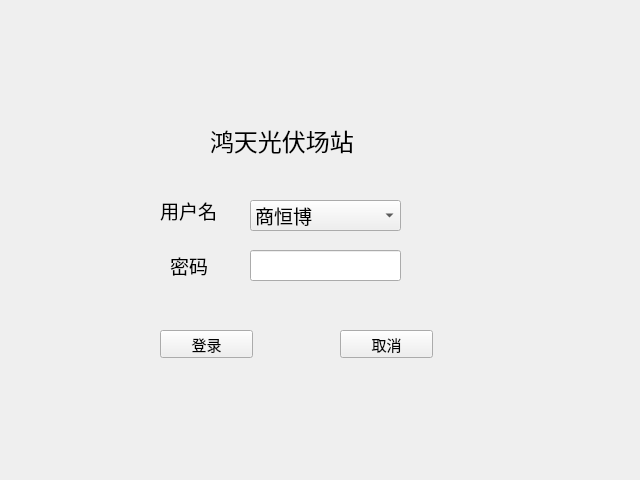
<?xml version="1.0" encoding="UTF-8"?>
<ui version="4.0">
 <class>Form</class>
 <widget class="QWidget" name="Form">
  <property name="geometry">
   <rect>
    <x>0</x>
    <y>0</y>
    <width>640</width>
    <height>480</height>
   </rect>
  </property>
  <property name="windowTitle">
   <string>Form</string>
  </property>
  <widget class="QLabel" name="label">
   <property name="geometry">
    <rect>
     <x>210</x>
     <y>90</y>
     <width>251</width>
     <height>101</height>
    </rect>
   </property>
   <property name="font">
    <font>
     <family>Agency FB</family>
     <pointsize>18</pointsize>
    </font>
   </property>
   <property name="midLineWidth">
    <number>0</number>
   </property>
   <property name="text">
    <string>鸿天光伏场站</string>
   </property>
  </widget>
  <widget class="QLabel" name="label_2">
   <property name="geometry">
    <rect>
     <x>160</x>
     <y>200</y>
     <width>111</width>
     <height>21</height>
    </rect>
   </property>
   <property name="font">
    <font>
     <family>Agency FB</family>
     <pointsize>14</pointsize>
    </font>
   </property>
   <property name="text">
    <string>用户名</string>
   </property>
  </widget>
  <widget class="QComboBox" name="comboBox">
   <property name="geometry">
    <rect>
     <x>250</x>
     <y>200</y>
     <width>151</width>
     <height>31</height>
    </rect>
   </property>
   <property name="font">
    <font>
     <family>Agency FB</family>
     <pointsize>14</pointsize>
    </font>
   </property>
   <item>
    <property name="text">
     <string>商恒博</string>
    </property>
   </item>
  </widget>
  <widget class="QLabel" name="label_3">
   <property name="geometry">
    <rect>
     <x>170</x>
     <y>250</y>
     <width>81</width>
     <height>31</height>
    </rect>
   </property>
   <property name="font">
    <font>
     <family>Agency FB</family>
     <pointsize>14</pointsize>
    </font>
   </property>
   <property name="text">
    <string>密码</string>
   </property>
  </widget>
  <widget class="QLineEdit" name="lineEdit">
   <property name="geometry">
    <rect>
     <x>250</x>
     <y>250</y>
     <width>151</width>
     <height>31</height>
    </rect>
   </property>
  </widget>
  <widget class="QPushButton" name="pushButton">
   <property name="geometry">
    <rect>
     <x>160</x>
     <y>330</y>
     <width>93</width>
     <height>28</height>
    </rect>
   </property>
   <property name="font">
    <font>
     <family>Agency FB</family>
     <pointsize>11</pointsize>
    </font>
   </property>
   <property name="text">
    <string>登录</string>
   </property>
  </widget>
  <widget class="QPushButton" name="pushButton_2">
   <property name="geometry">
    <rect>
     <x>340</x>
     <y>330</y>
     <width>93</width>
     <height>28</height>
    </rect>
   </property>
   <property name="font">
    <font>
     <family>Agency FB</family>
     <pointsize>11</pointsize>
    </font>
   </property>
   <property name="text">
    <string>取消</string>
   </property>
  </widget>
 </widget>
 <resources/>
 <connections>
  <connection>
   <sender>pushButton</sender>
   <signal>clicked()</signal>
   <receiver>Form</receiver>
   <slot>show()</slot>
   <hints>
    <hint type="sourcelabel">
     <x>207</x>
     <y>345</y>
    </hint>
    <hint type="destinationlabel">
     <x>215</x>
     <y>386</y>
    </hint>
   </hints>
  </connection>
  <connection>
   <sender>pushButton_2</sender>
   <signal>clicked()</signal>
   <receiver>Form</receiver>
   <slot>close()</slot>
   <hints>
    <hint type="sourcelabel">
     <x>390</x>
     <y>345</y>
    </hint>
    <hint type="destinationlabel">
     <x>410</x>
     <y>385</y>
    </hint>
   </hints>
  </connection>
 </connections>
</ui>
